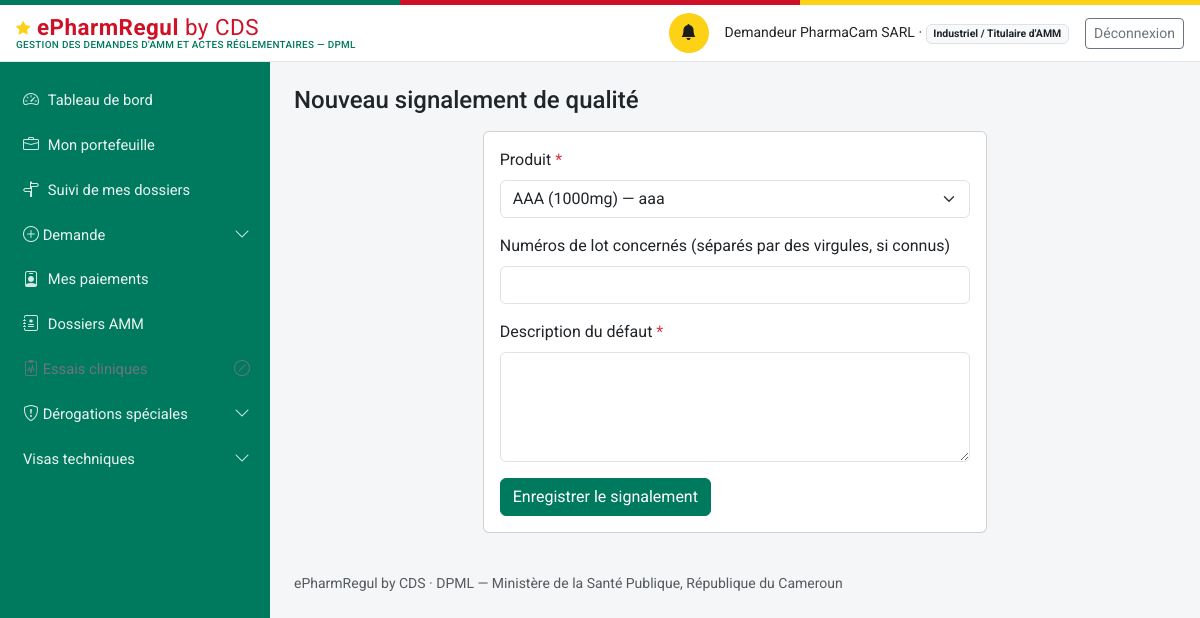
/signalements/nouveau (signed in), run on the app's committed database.
### models.py (models this page shows, shortened)
class Personne(db.Model):
    id = db.Column(db.Integer, primary_key=True)
    nom_complet = db.Column(db.String(200), nullable=False)
    email = db.Column(db.String(150), unique=True, nullable=False)  # identifiant de connexion
    password_hash = db.Column(db.String(255), nullable=False)
    role_systeme = db.Column(db.String(50), nullable=False)
    etablissement_rattachement_id = db.Column(db.Integer, db.ForeignKey("etablissement.id"), nullable=True)
    contact = db.Column(db.String(200))
    statut_compte = db.Column(db.String(20), nullable=False, default="actif")
    date_creation = db.Column(db.DateTime, default=datetime.utcnow)
    etablissement = db.relationship("Etablissement", foreign_keys=[etablissement_rattachement_id])
    @property
    def role_label(self):
        from permissions import ROLES
        return ROLES.get(self.role_systeme, self.role_systeme)
    @property
    def niveau(self):
        from permissions import niveau
        return niveau(self)
    @property
    def est_externe(self):
        from permissions import est_externe
        return est_externe(self.role_systeme)

### routes_mc.py (the view, shortened to what this page needs)
@mc_bp.route("/signalements/nouveau", methods=["GET", "POST"])
@login_required
def nouveau():
    produits = Produit.query.order_by(Produit.nom_commercial).all()
    return render_template("marche/nouveau.html", produits=produits)

### auth.py (called while the page is built)
def current_user():
    uid = session.get("user_id")
    if not uid:
        return None
    return db.session.get(Personne, uid)

def login_required(view):
    @wraps(view)
    def wrapped(*a, **kw):
        if not current_user():
            return redirect(url_for("login", next=request.path))
        return view(*a, **kw)
    return wrapped

### matrice_acces.py (called while the page is built, shortened)
def profil(utilisateur):
    if utilisateur is None:
        return None
    return PROFILS_DEMANDEUR.get(utilisateur.role_systeme)

def acte_concerne(utilisateur, code_acte):
    fiche = profil(utilisateur)
    if fiche is None:
        return True
    return code_acte in fiche["actes"]

def motif_indisponible(utilisateur):
    fiche = profil(utilisateur)
    return MOTIF_HORS_PROFIL.format(
        profil=fiche["libelle"] if fiche else "—")

def _admis(entree, utilisateur, drapeaux):
    if utilisateur is None:
        return False
    role = utilisateur.role_systeme
    externe = est_externe(role)
    if externe:
        profils = entree.get("profils", ())
        if not profils:
            return False
        if "*" not in profils and "*externe*" not in profils \
                and role not in profils:
            return False
    condition = entree.get("condition")
    if condition and externe and not drapeaux.get(condition):
        return False
    return True

def _enfants_taxonomie(utilisateur, chemin=""):
    import taxonomie_demandes as tax
    enfants = []
    for famille in tax.enfants_avec_liens([]):
        ok = acte_concerne(utilisateur, famille["code"])
        enfants.append({
            "code": famille["code"], "libelle": famille["libelle"],
            "icone": famille["icone"], "href": famille["href"],
            "accessible": ok,
            "motif": None if ok else motif_indisponible(utilisateur),
            "actif": bool(chemin) and (chemin == famille["href"]
                                       or chemin.startswith(
                                           famille["href"].rstrip("/") + "/")),
        })
    return enfants

### models.py (called while the page is built)
    @property
    def libelle(self):
        base = self.nom_commercial or self.denomination_commune_internationale or f"Produit #{self.id}"
        if self.dosage:
            return f"{base} ({self.dosage})"
        return base

### paiements.py (called while the page is built)
def paiements_du_redevable(personne):
    resultat = []
    for p in Paiement.query.order_by(Paiement.date_creation.desc()).all():
        d = _demandeur(p)
        if d and d.id == personne.id:
            resultat.append(p)
    return resultat

### templates/marche/nouveau.html (shortened to what this page needs)
{% extends "base.html" %}
{% block content %}
<h4 class="mb-3">Nouveau signalement de qualité</h4>
<div class="row justify-content-center">
  <div class="col-lg-7">
    <div class="card">
      <div class="card-body">
        <form method="post" novalidate>
          <div class="mb-3">
            <label for="produit_id" class="form-label">Produit <span class="text-danger">*</span></label>
            <select class="form-select" id="produit_id" name="produit_id" required>
              {% for p in produits %}
              <option value="{{ p.id }}">{{ p.libelle }} — {{ p.denomination_commune_internationale }}</option>
              {% endfor %}
            </select>
          </div>
          <div class="mb-3">
            <label for="numeros_lots" class="form-label">Numéros de lot concernés (séparés par des virgules, si connus)</label>
            <input type="text" class="form-control" id="numeros_lots" name="numeros_lots">
          </div>
          <div class="mb-3">
            <label for="description" class="form-label">Description du défaut <span class="text-danger">*</span></label>
            <textarea class="form-control" id="description" name="description" rows="4" required></textarea>
          </div>
          <button type="submit" class="btn btn-primary">Enregistrer le signalement</button>
        </form>
      </div>
    </div>
  </div>
</div>
{% endblock %}

### templates/base.html (shortened to what this page needs)
<!doctype html>
<html lang="fr">
<head>
<link href="https://cdn.jsdelivr.net/npm/bootstrap@5.3.3/dist/css/bootstrap.min.css" rel="stylesheet">
<link href="https://cdn.jsdelivr.net/npm/bootstrap-icons@1.11.3/font/bootstrap-icons.css" rel="stylesheet">
<link href="{{ url_for('static', filename='css/style.css') }}" rel="stylesheet">
</head>
<body>
<div class="sireph-flagbar" aria-hidden="true"><span></span><span></span><span></span></div>
<header class="sireph-topbar">
  <div class="container-fluid px-3 py-2 d-flex align-items-center justify-content-between">
    <div class="d-flex align-items-center gap-2">
      <a class="sireph-brand" href="{{ current_user and url_for('dashboard') or url_for('login') }}">
        <i class="bi bi-star-fill"></i> ePharmRegul <span class="fw-normal">by CDS</span>
        <small>Gestion des demandes d'AMM et actes réglementaires — DPML</small>
      </a>
    </div>
    {% if current_user %}
    <div class="d-flex align-items-center gap-3">
      <a href="{{ url_for('notifications_liste') }}" class="sireph-icon-btn" title="Notifications" aria-label="Notifications">
        <i class="bi bi-bell-fill"></i>
      </a>
      <span class="small d-none d-md-inline">{{ current_user.nom_complet }} ·
        <span class="badge bg-light text-dark border">{{ current_user.role_label }}</span></span>
      <a href="{{ url_for('logout') }}" class="btn btn-sm btn-outline-secondary">Déconnexion</a>
    </div>
    {% endif %}
  </div>
</header>
<div class="sireph-layout">
  {% if current_user %}
  <nav id="sireph-sidebar" class="offcanvas-lg offcanvas-start sireph-sidebar" tabindex="-1"
       aria-label="Navigation principale">
    <div class="offcanvas-body d-flex flex-column p-0">
      <ul class="nav nav-pills flex-column">
        {% for e in menu %}
        {% if e.enfants %}
        <li class="nav-item">
          <a class="nav-link d-flex align-items-center justify-content-between
                    {{ 'active' if e.actif }} {{ 'disabled text-secondary' if not e.accessible }}"
             {% if e.accessible %}
             data-bs-toggle="collapse" href="#groupe-{{ e.code }}" role="button"
             aria-expanded="{{ 'true' if e.ouvert else 'false' }}"
             aria-controls="groupe-{{ e.code }}"
             {% else %}
             href="#" tabindex="-1" aria-disabled="true"
             title="{{ e.motif }}" data-bs-toggle="tooltip"
             onclick="return false;"
             {% endif %}>
            <span><i class="bi {{ e.icone }}"></i> {{ e.libelle }}</span>
            {% if e.accessible %}
            <i class="bi bi-chevron-down small sireph-chevron"></i>
            {% else %}
            <i class="bi bi-slash-circle small" aria-hidden="true"></i>
            {% endif %}
          </a>
        </li>
        {% else %}
        <li class="nav-item">
          <a class="nav-link {{ 'active' if e.actif }}
                    {{ 'disabled text-secondary' if not e.accessible }}"
             {% if e.accessible %}href="{{ e.href }}"
             {% else %}href="#" tabindex="-1" aria-disabled="true"
             title="{{ e.motif }}" data-bs-toggle="tooltip"
             onclick="return false;"{% endif %}>
            <i class="bi {{ e.icone }}"></i> {{ e.libelle }}
          </a>
        </li>
        {% endif %}
        {% endfor %}
      </ul>
    </div>
  </nav>
  {% endif %}
  <main id="contenu-principal" class="sireph-content">
    {% block content %}{% endblock %}
    <footer class="text-muted small py-4 mt-3">
      ePharmRegul by CDS · DPML — Ministère de la Santé Publique, République du Cameroun
    </footer>
  </main>
</div>
</body>
</html>

### static/css/style.css (style rules this page uses)
:root { --cm-green: #007a5e; --cm-green-dark: #00553f; --cm-red: #ce1126; --cm-yellow: #fcd116; }
body { background-color: #f4f6f8; font-family: "Roboto", -apple-system, BlinkMacSystemFont, "Segoe UI", Arial, sans-serif; }
.sireph-flagbar { height: 5px; display: flex; }
.sireph-flagbar span { flex: 1 1 0; }
.sireph-flagbar span:nth-child(1) { background-color: var(--cm-green); }
.sireph-flagbar span:nth-child(2) { background-color: var(--cm-red); }
.sireph-flagbar span:nth-child(3) { background-color: var(--cm-yellow); }
.sireph-topbar { background-color: #ffffff; border-bottom: 1px solid #e2e6ea; }
.sireph-brand { font-weight: 700; font-size: 1.4rem; color: var(--cm-red); letter-spacing: 0.5px; text-decoration: none; line-height: 1.1; }
.sireph-brand .bi-star-fill { color: var(--cm-yellow); font-size: 0.9rem; vertical-align: 2px; }
.sireph-brand small { display: block; font-size: 0.62rem; font-weight: 500; color: var(--cm-green); letter-spacing: 0.3px; text-transform: uppercase; }
.sireph-icon-btn { width: 40px; height: 40px; border-radius: 50%; display: inline-flex; align-items: center; justify-content: center; color: #1c1c1c; background-color: var(--cm-yellow); border: none; text-decoration: none; }
.sireph-layout { display: flex; align-items: stretch; min-height: calc(100vh - 63px); }
.sireph-sidebar { background-color: var(--cm-green) !important; width: 270px; flex-shrink: 0; padding: 1rem 0; }
.sireph-sidebar .nav-link { color: rgba(255, 255, 255, 0.92); padding: 0.65rem 1.25rem; border-left: 3px solid transparent; border-radius: 0; font-size: 0.92rem; display: flex; align-items: center; gap: 0.55rem; }
.sireph-sidebar .nav-link i { font-size: 1rem; opacity: 0.9; }
.sireph-content { flex: 1 1 auto; min-width: 0; padding: 1.5rem; }
.btn-primary { --bs-btn-bg: var(--cm-green); --bs-btn-border-color: var(--cm-green); --bs-btn-hover-bg: var(--cm-green-dark); --bs-btn-hover-border-color: var(--cm-green-dark); --bs-btn-active-bg: var(--cm-green-dark); }

### data on the page
Personne: nom_complet "Demandeur PharmaCam SARL", role_label "Industriel / Titulaire d'AMM"

### other printed values
{{ e.libelle }} "Tableau de bord" "Mon portefeuille" "Suivi de mes dossiers" "Mes paiements" "Dossiers AMM"
{{ e.libelle }} "Demande" "Essais cliniques" "Dérogations spéciales" "Visas techniques"
form field produit_id "AAA (1000mg) — aaa"
